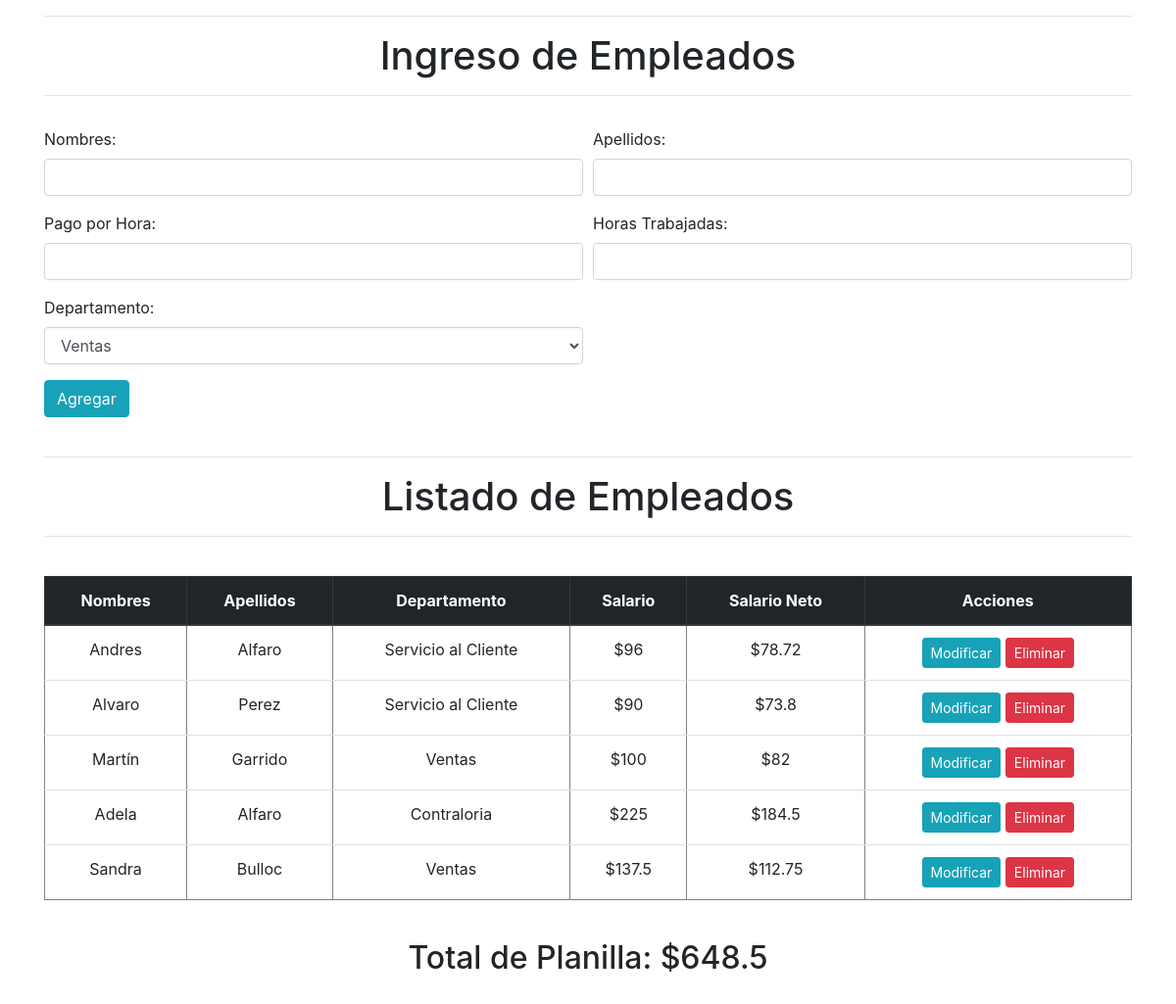
The page / on the database its author committed.
### tables this page shows
CREATE TABLE `empleados` (
  `id` int(11) NOT NULL,
  `id_departamento` int(11) NOT NULL,
  `nombres` varchar(100) NOT NULL,
  `apellidos` varchar(100) NOT NULL,
  `pago_hora` double NOT NULL,
  `horas` int(11) NOT NULL
);

CREATE TABLE `departamentos` (
  `id` int(11) NOT NULL,
  `nombre` varchar(100) NOT NULL
);

### index.php (called while the page is built, shortened)
<?php
require_once "controller/ProductosController.php";

### core/DataSource.php (called while the page is built)
<?php
class DataSource
{
    private $driver, $host, $user, $pass, $database, $charset;
    public function __construct()
    {
        $data = require_once "config/database.php";
        $this->driver = $data["driver"];
        $this->host = $data["host"];
        $this->user = $data["user"];
        $this->pass = $data["pass"];
        $this->database = $data["database"];
        $this->charset = $data["charset"];
    }
    public function conectar()
    {
        if ($this->driver == "mysql" || $this->driver == null) {
            $dsn = "mysql:host={$this->host};dbname={$this->database};charset={$this->charset}";
            $con = new PDO($dsn, $this->user, $this->pass);
            return $con;
        } else {
            return null;
        }
    }
}

### model/DepartamentoModel.php (called while the page is built, shortened)
<?php
require_once "Departamento.php";
class DepartamentoModel extends Departamento
{
    private $tabla;
    public function __construct($datasource)
    {
        $this->tabla = "departamentos";
    }
    public function all()
    {
        $departamentos = array();
        $query = "SELECT * FROM {$this->tabla} ";
        $stmt = $this->datasource->prepare($query);
        $stmt->execute();
        while ($departamento = $stmt->fetch(PDO::FETCH_OBJ)) {
            array_push($departamentos, $departamento);
        }
        return $departamentos;
    }
}

### model/Departamento.php (called while the page is built, shortened)
<?php
class Departamento
{
    public function __construct($datasource)
    {
        $this->datasource = $datasource;
    }
}

### model/EmpleadosModel.php (called while the page is built, shortened)
<?php
require_once "Empleado.php";
class EmpleadosModel extends Empleado
{
    private $tabla;
    public function __construct($datasource)
    {
        $this->tabla = "empleados";
    }
    public function all()
    {
        $empleados = array();
        $query = "SELECT e.id,e.id_departamento,e.nombres,e.apellidos,e.pago_hora,e.horas,d.nombre FROM {$this->tabla} e inner join departamentos d on  d.id = e.id_departamento";
        $stmt = $this->datasource->prepare($query);
        $stmt->execute();
        while ($empleado = $stmt->fetch(PDO::FETCH_OBJ)) {
            array_push($empleados,$empleado);
        }
        return $empleados;
    }
}

### model/Empleado.php (called while the page is built, shortened)
<?php
class Empleado
{
    public function __construct($datasource)
    {
        $this->datasource = $datasource;
    }
}

### view/empleadosView.php (the view, shortened to what this page needs)
<!DOCTYPE html>
<html lang="es">
<head>
	<link rel="stylesheet" href="https://maxcdn.bootstrapcdn.com/bootstrap/4.0.0/css/bootstrap.min.css">
</head>
<body>
	<div class="container">
	<hr size="12px">
	<center><h1>Ingreso de Empleados</h1></center>
	<hr size="12px">
		<form action="index.php?controller=empleados&action=agregar" method="POST">
			<div class="form-row" style="padding-top: 1rem">
				<div class="form-group col-md-6">
					<label for="nombre">Nombres: </label>
					<input type="text" class="form-control" name="nombres" id="nombres" required autofocus>
				</div>
				<div class="form-group col-md-6">
					<label for="marca">Apellidos: </label>
					<input type="text" class="form-control" name="apellidos" id="apellidos" required>
				</div>
				<div class="form-group col-md-6">
					<label for="marca">Pago por Hora: </label>
					<input type="numeric" class="form-control" name="pago_hora" id="pago_hora" required>
				</div>
				<div class="form-group col-md-6">
					<label for="marca">Horas Trabajadas: </label>
					<input type="numeric" class="form-control" name="horas" id="horas" required>
				</div>
				<div class="form-group col-md-6">
					<label for="marca">Departamento: </label>
					<select class="form-control" class="form-control" name="departamento" id="departamentos">
		                <?php foreach($departamentos as $departamento){ ?>
		                <option value="<?=$departamento->id; ?>"><?=$departamento->nombre; ?></option>
		            <?php } ?>
		            </select>
		        </div>
			</div>
			<input type="submit" class="btn btn-info" name="agregar" value="Agregar">
		</form><br>
		<hr size="12px">
		<center><h1>Listado de Empleados</h1></center>
		<hr size="12px"><br>
			<table class="table table-hover text-center" border="1px">
				<thead class="thead-dark">
					<tr>
						<th scope="col">Nombres</th>
						<th scope="col">Apellidos</th>
						<th scope="col">Departamento</th>
						<th scope="col">Salario</th>
						<th scope="col">Salario Neto</th>
						<th scope="col">Acciones</th>
					</tr>
				</thead>
				<tbody>
					<?php
					$planilla = 0.0;
					foreach($empleados as $empleado) {
						$salario = ($empleado->pago_hora)*($empleado->horas);
						?>
					<tr>
						<td><?=$empleado->nombres; ?></td>
						<td><?=$empleado->apellidos; ?></td>
						<td><?=$empleado->nombre; ?></td>
						<td>$<?=$salario; ?></td>
						<td>$<?=$salarioNeto= $salario-($salario*0.18); ?></td>
						<td>
							<button onclick="window.location.href='index.php?controller=empleados&action=modificar&id=<?=$empleado->id; ?>'" name="modificar" class="btn btn-info btn-sm">Modificar</button>
							<button onclick="window.location.href='index.php?controller=empleados&action=eliminar&id=<?=$empleado->id; ?>'" name="eliminar" class="btn btn-danger btn-sm">Eliminar</button>
						</td>
					</tr>
					<?php
					$planilla += $salario;
					} ?>
				</tbody>
			</table><br>
		<center><h2>Total de Planilla: $<?=$planilla; ?></h2><br><br></center>
	</div>
</body>
</html>

### controller/ProductosController.php (shortened to what this page needs)
<?php
	require_once "core/DataSource.php";
	require_once "model/EmpleadosModel.php";
	require_once "model/Empleado.php";
	require_once "model/DepartamentoModel.php";
	if(isset($_GET["action"]))
	{
		if($_GET["action"]=="index")
		{
			index();
		}else if($_GET["action"]=="agregar")
		{
			agregar();
		}else if($_GET["action"]=="modificar")
		{
			modificar();
		}else if($_GET["action"]=="eliminar")
		{
			eliminar();
		}else
		{
			index();
		}
	}else
	{
		index();
	}
	function index()
	{
		$datasource = new DataSource();
		$empleado = new EmpleadosModel($datasource->conectar());
		$departamento =  new DepartamentoModel($datasource->conectar());
		$departamentos = $departamento->all();
		$empleados = $empleado->all();
		require_once "view/empleadosView.php";
	}
?>

### rows shown on the page
empleados: nombres "Andres", apellidos "Alfaro", id_departamento.nombre "Servicio al Cliente", salario "96", $salarioNeto= $salario-($salario*0.18) "78.72"
empleados: nombres "Alvaro", apellidos "Perez", id_departamento.nombre "Servicio al Cliente", salario "90", $salarioNeto= $salario-($salario*0.18) "73.8"
empleados: nombres "Martín", apellidos "Garrido", id_departamento.nombre "Ventas", salario "100", $salarioNeto= $salario-($salario*0.18) "82"
empleados: nombres "Adela", apellidos "Alfaro", id_departamento.nombre "Contraloria", salario "225", $salarioNeto= $salario-($salario*0.18) "184.5"
empleados: nombres "Sandra", apellidos "Bulloc", id_departamento.nombre "Ventas", salario "137.5", $salarioNeto= $salario-($salario*0.18) "112.75"

### other values the page prints
$planilla "648.5"
form field departamento "Ventas"
